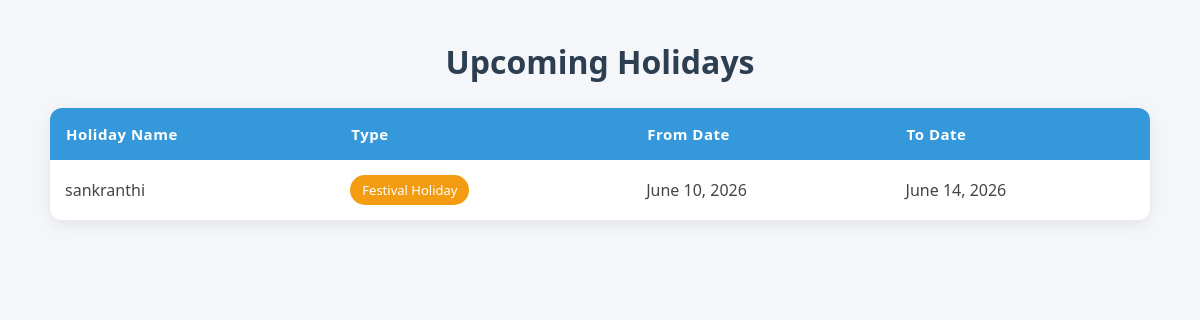
/holiday-list/, run on the app's committed database.
### hostel/models.py (models this page shows)
class Holiday(models.Model):
    HOLIDAY_TYPES = [
        ('national', 'National Holiday'),
        ('festival', 'Festival Holiday'),
        ('hostel', 'Hostel Holiday'),
        ('emergency', 'Emergency Holiday'),
    ]
    title = models.CharField(max_length=200)
    holiday_type = models.CharField(max_length=20, choices=HOLIDAY_TYPES)
    start_date = models.DateField()
    end_date = models.DateField()
    description = models.TextField(blank=True)

### hostel/views.py (the view)
# urls.py: path('holiday-list/',views.holiday_list, name='holiday_list'),
def holiday_list(request):
    holidays = Holiday.objects.filter(
        end_date__gte=timezone.now().date()
    ).order_by('start_date')
    return render(
        request,
        'holidays_list.html',
        {'holidays': holidays}
    )

### templates/holidays_list.html (shortened to what this page needs)
<!DOCTYPE html>
<html lang="en">
<head>
</head>
<body>
<div class="holiday-container">
    <h1 class="page-title">Upcoming Holidays</h1>
    <table class="holiday-table">
        <thead>
            <tr>
                <th>Holiday Name</th>
                <th>Type</th>
                <th>From Date</th>
                <th>To Date</th>
            </tr>
        </thead>
        <tbody>
            {% for holiday in holidays %}
            <tr>
                <td>{{ holiday.title }}</td>
                <td>
                    <span class="badge {{ holiday.holiday_type }}">
                        {{ holiday.get_holiday_type_display }}
                    </span>
                </td>
                <td>{{ holiday.start_date }}</td>
                <td>{{ holiday.end_date }}</td>
            </tr>
            {% empty %}
            <tr>
                <td colspan="4" class="no-data">
                    No upcoming holidays available.
                </td>
            </tr>
            {% endfor %}
        </tbody>
    </table>
</div>
</body>
</html>

### templates/holidays_list.html (style rules this page uses)
* { margin: 0; padding: 0; box-sizing: border-box; }
body { font-family: 'Segoe UI', Tahoma, Geneva, Verdana, sans-serif; background: #f4f6f9; padding: 40px 20px; }
.holiday-container { max-width: 1100px; margin: auto; }
.page-title { text-align: center; color: #2c3e50; margin-bottom: 25px; font-size: 32px; font-weight: 600; }
.holiday-table { width: 100%; border-collapse: collapse; background: #ffffff; border-radius: 12px; overflow: hidden; box-shadow: 0 4px 15px rgba(0, 0, 0, 0.08); }
.holiday-table thead { background: #3498db; color: white; }
.holiday-table th { padding: 16px; text-align: left; font-size: 15px; font-weight: 600; letter-spacing: 0.5px; }
.holiday-table td { padding: 15px; color: #444; }
.holiday-table tbody tr { border-bottom: 1px solid #eaeaea; transition: all 0.3s ease; }
.holiday-table tbody tr:last-child { border-bottom: none; }
.badge { padding: 6px 12px; border-radius: 20px; color: white; font-size: 13px; font-weight: 500; display: inline-block; }
.festival { background-color: #f39c12; }

### data on the page
Holiday: title "sankranthi", holiday_type "Festival Holiday", start_date "June 10, 2026", end_date "June 14, 2026"
